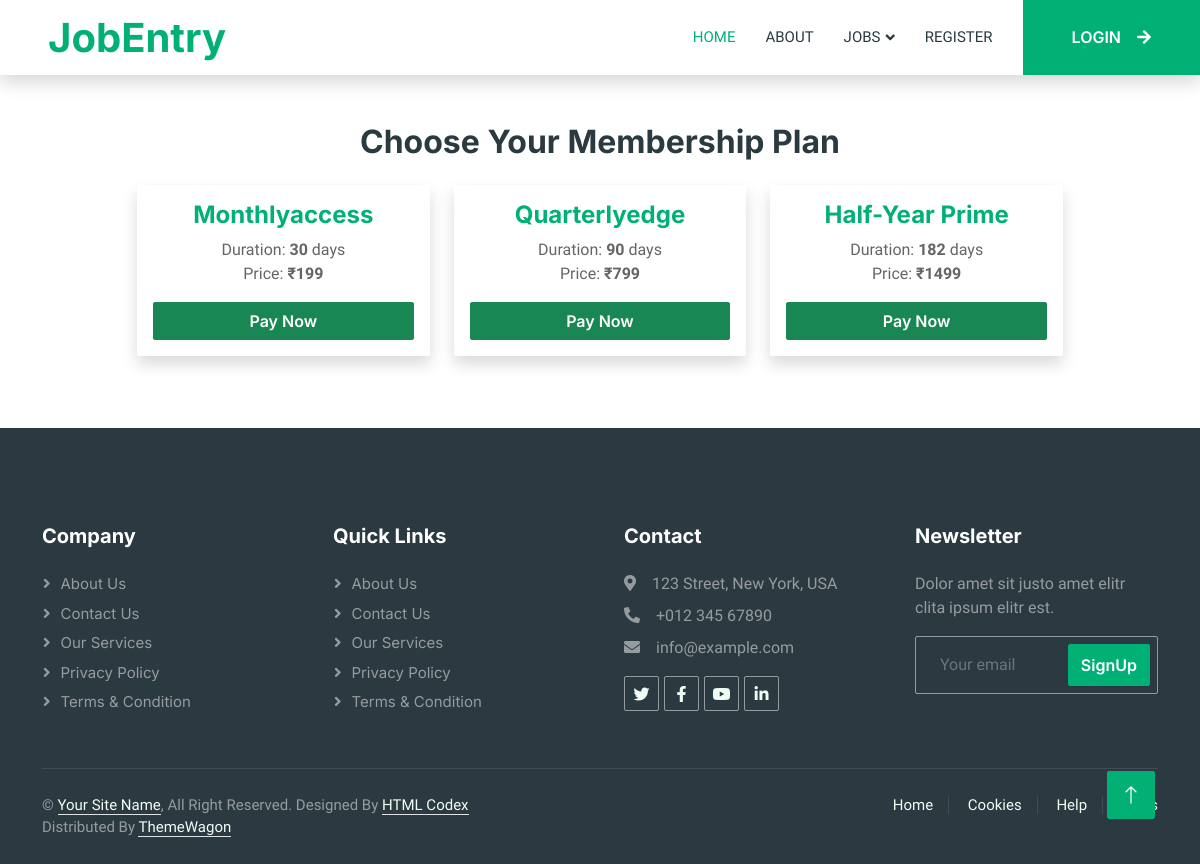
Page /Guest/planview.php on the committed database.
### tables this page shows
CREATE TABLE `tbl_plan` (
  `plan_id` int(11) NOT NULL,
  `plan_name` varchar(40) NOT NULL,
  `amount` int(11) NOT NULL,
  `duration` int(11) NOT NULL
);

### dboperation.php (called while the page is built, shortened)
<?php
class dboperation
{
    public $con,$res;
    function __construct()
    {
        $this->con=mysqli_connect("localhost","root","","db_jobportalfinal");
    }
    public function executequery($sql)
    {
        $this->res=mysqli_query($this->con,$sql);
        return $this->res;
    }
}
?>

### Guest/planview.php (the view, shortened to what this page needs)
<?php include("header.php");
include_once("../dboperation.php");
$obj = new dboperation();
$sql = "SELECT * FROM tbl_plan";
$result = $obj->executequery($sql);
?>
<div class="container my-5">
    <div class="row justify-content-center">
        <div class="col-md-10">
            <div class="wow fadeInUp" data-wow-delay="0.5s">
                <h2 class="text-center mb-4">Choose Your Membership Plan</h2>
                <div class="row">
                    <?php while ($row = mysqli_fetch_array($result)) { ?>
                        <div class="col-md-4 mb-4">
                            <div class="card shadow border-0 h-100">
                                <div class="card-body text-center">
                                    <h4 class="card-title text-primary">
                                        <?php echo $row['plan_name']; ?>
                                    </h4>
                                    <p class="card-text">
                                        Duration: <strong><?php echo $row['duration']; ?></strong> days<br>
                                        Price: <strong>₹<?php echo $row['amount']; ?></strong>
                                    </p>
                                    <form action="paymentaction.php" method="post">
                                        <button type="submit" class="btn btn-success w-100">Pay Now</button>
                                    </form>
                                </div>
                            </div>
                        </div>
                    <?php } ?>
                </div>
            </div>
        </div>
    </div>
</div>
<?php include("footer.php"); ?>

### Guest/css/style.css (style rules this page uses)
:root { --primary: #00B074; --secondary: #2B9BFF; --light: #EFFDF5; --dark: #2B3940; }
.btn { font-family: 'Inter', sans-serif; font-weight: 600; transition: .5s; }

### rows in the picture
tbl_plan: plan_name "Monthlyaccess", duration "30", amount "199"
tbl_plan: plan_name "Quarterlyedge", duration "90", amount "799"
tbl_plan: plan_name "Half-Year Prime", duration "182", amount "1499"
